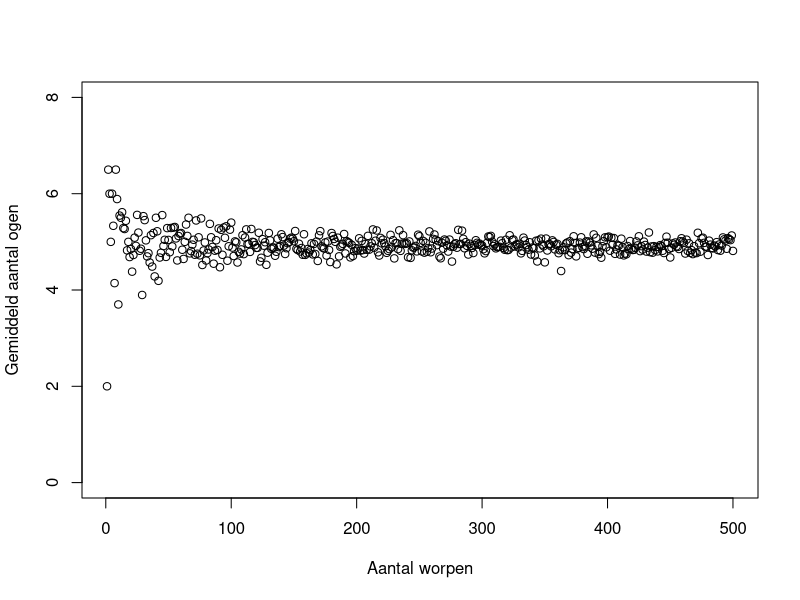

Recreate this plot in R.
y <- c()
for (x in 1:500) {
  d8 <- sample(1:8, size = x, replace = TRUE,
     prob = c(3 / 40, 1 / 8, 1 / 8, 1 / 8, 1 / 8, 1 / 8, 1 / 8, 1 / 5))
  d8_mean <- mean(d8)
  y <- append(y, c(d8_mean))
}

plot(1:500, y, ylim = c(0, 8),
     xlab = "Aantal worpen",
     ylab = "Gemiddeld aantal ogen")